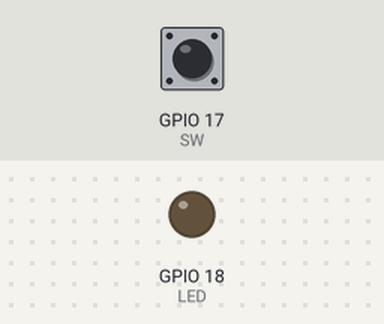
Simulated run of this program. Board: Raspberry Pi (BCM pin numbers). Parts: output pins drawn as LEDs (lit = HIGH). The test bench sets the inputs (shaded band); at power-on: GPIO 17 (SW) HIGH. What the program prints to the terminal is not drawn.

Above: at 1.2 s.
1.3 s: GPIO 17 (SW) pulled LOW for 0.15 s
At 1.37 s:
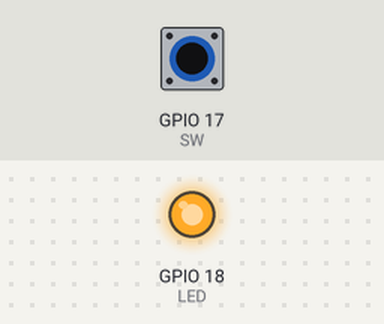
2.9 s: GPIO 17 (SW) pulled LOW for 3.2 s
At 7.1 s:
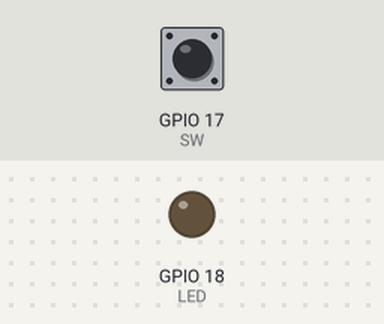
Timing chart, 0 to 8.6 s (numbered marks = the images above; inputs shaded):
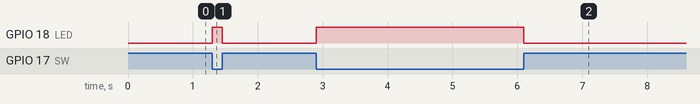

Measured:
- after the input at 1.3 s, GPIO 18 (LED): LOW → HIGH at once, → LOW 0.15 s later
- after the input at 2.9 s, GPIO 18 (LED): LOW → HIGH at once, → LOW 3.2 s later

The program:

___led.py
```python
import RPi.GPIO as GPIO
import time

LED = 18
SW = 17

GPIO.setmode(GPIO.BCM)
GPIO.setup(LED, GPIO.OUT, initial = False)
GPIO.setup(SW, GPIO.IN, GPIO.PUD_UP)

while True:
    keyin = GPIO.input(SW)
    if keyin == 0:
        GPIO.output(LED, True)
        print("Push")
    else :
        GPIO.output(LED, False)
        print("Not push")

GPIO.cleanup()
```
